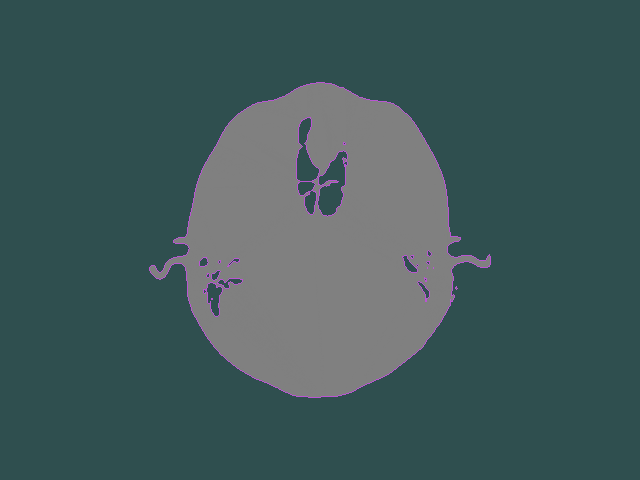

Write the Python code that produced this figure.
#!/usr/bin/env python

# Create contours from a CT head slice image using vtkMarchingSquares
# and triangulate them with vtkContourTriangulator.

# Factory overrides: importing these modules registers the OpenGL rendering
# and interaction style implementations for vtkRenderingCore factory classes.
import os

import vtkmodules.vtkInteractionStyle  # noqa: F401
import vtkmodules.vtkRenderingOpenGL2  # noqa: F401
# VTK pipeline classes used in this example
from vtkmodules.vtkFiltersCore import vtkMarchingSquares
from vtkmodules.vtkFiltersGeneral import vtkContourTriangulator
from vtkmodules.vtkIOImage import vtkPNGReader
from vtkmodules.vtkRenderingCore import (
    vtkActor,
    vtkDataSetMapper,
    vtkRenderWindow,
    vtkRenderWindowInteractor,
    vtkRenderer,
)

# Colors (normalized RGB)
dark_slate_gray_background_rgb = (0.184, 0.310, 0.310)
medium_orchid_rgb = (0.729, 0.333, 0.827)
gray_rgb = (0.500, 0.500, 0.500)

# Reader: load the CT head slice image
data_dir = os.environ.get("VPE_DATA_DIR", os.path.dirname(os.path.abspath(__file__)))
file_name = os.path.join(data_dir, "fullhead15.png")

reader = vtkPNGReader()
reader.SetFileName(file_name)
reader.Update()

# Filter: extract contours at iso value 500
iso = vtkMarchingSquares()
iso.SetInputConnection(reader.GetOutputPort())
iso.SetValue(0, 500)

# Filter: triangulate the contour region
poly = vtkContourTriangulator()
poly.SetInputConnection(iso.GetOutputPort())

# Mapper: contour lines
iso_mapper = vtkDataSetMapper()
iso_mapper.SetInputConnection(iso.GetOutputPort())
iso_mapper.ScalarVisibilityOff()

iso_actor = vtkActor()
iso_actor.SetMapper(iso_mapper)
iso_actor.GetProperty().SetColor(medium_orchid_rgb)

# Mapper: triangulated region
poly_mapper = vtkDataSetMapper()
poly_mapper.SetInputConnection(poly.GetOutputPort())
poly_mapper.ScalarVisibilityOff()

poly_actor = vtkActor()
poly_actor.SetMapper(poly_mapper)
poly_actor.GetProperty().SetColor(gray_rgb)

# Renderer: assemble the scene and configure the camera
renderer = vtkRenderer()
renderer.AddActor(poly_actor)
renderer.AddActor(iso_actor)
renderer.SetBackground(dark_slate_gray_background_rgb)

# Window: display the rendered scene
render_window = vtkRenderWindow()
render_window.AddRenderer(renderer)
render_window.SetWindowName("contour triangulator")
render_window.SetMultiSamples(0)
render_window.SetSize(640, 480)

# Interactor: handle mouse and keyboard events
render_window_interactor = vtkRenderWindowInteractor()
render_window_interactor.SetRenderWindow(render_window)

# Scene: configure the camera
renderer.ResetCamera()
renderer.GetActiveCamera().Azimuth(180)

render_window_interactor.Initialize()
render_window_interactor.Start()
